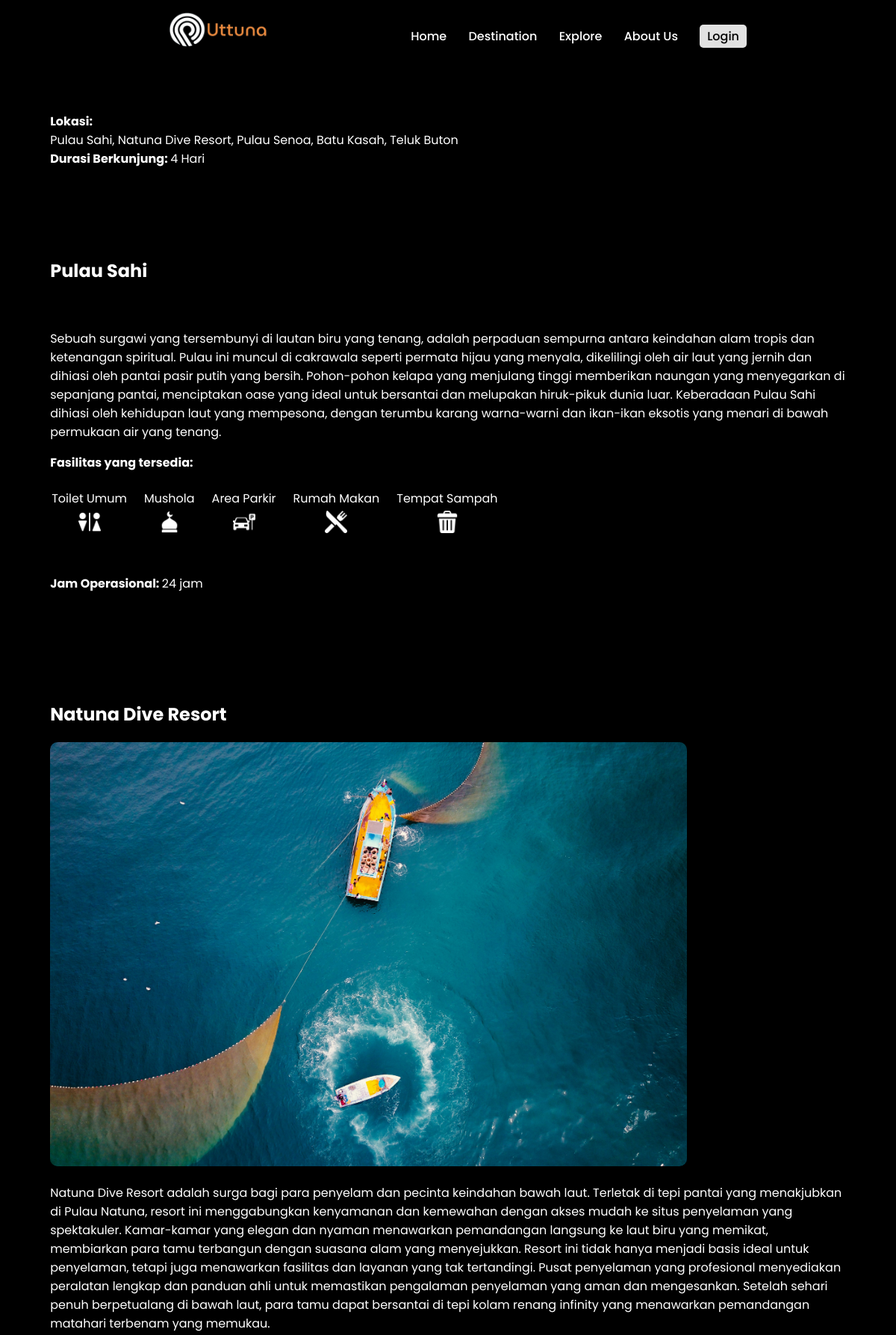
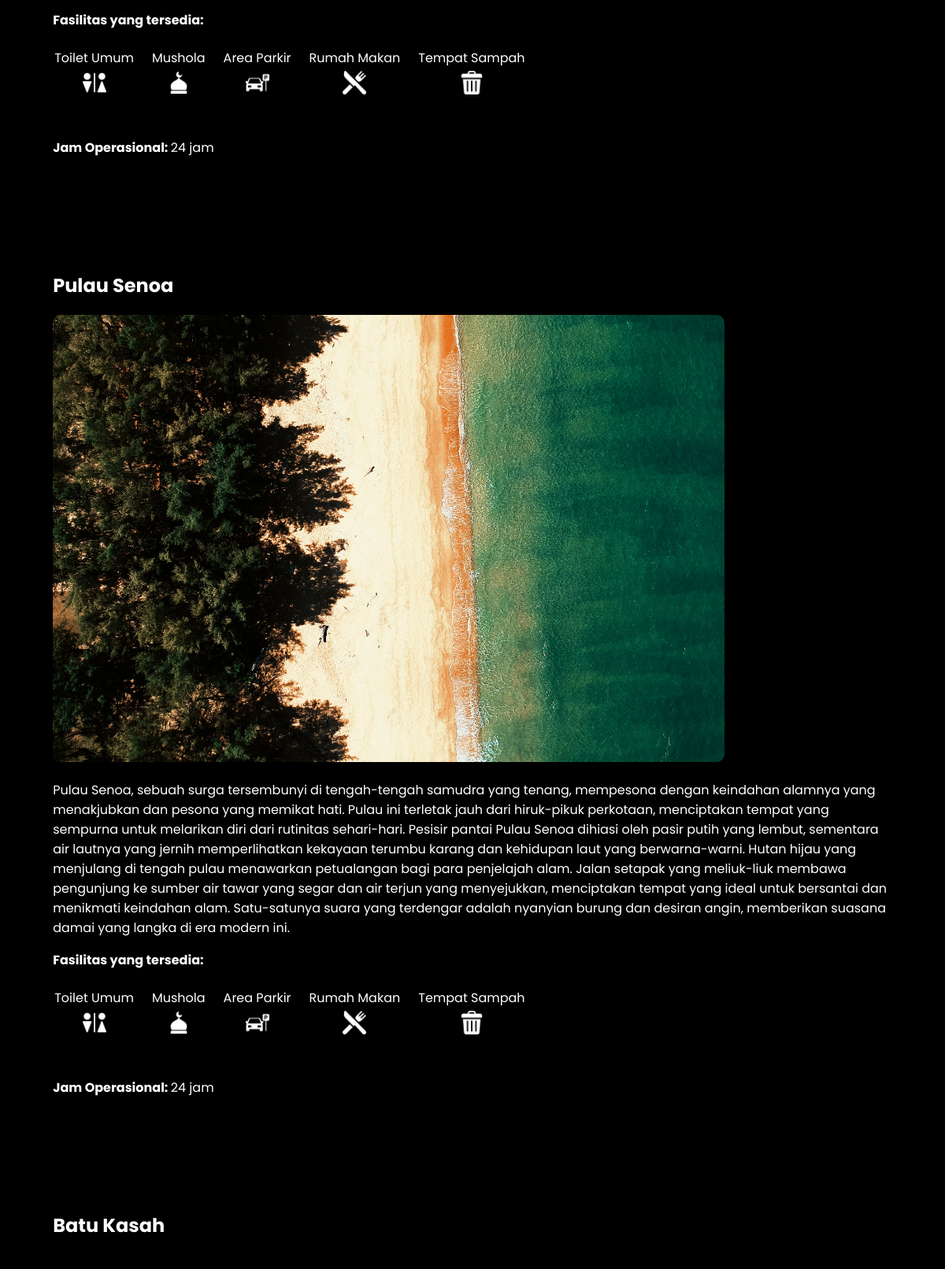
Screenshot of /isipaket.php?id=4 (upper part) with the database file from the repository (2 pictures, top to bottom).
### tables this page shows
CREATE TABLE `paket_wisata` (
  `id_paket` int(4) NOT NULL,
  `jumlah_hari` int(2) NOT NULL,
  `harga_paket` int(11) NOT NULL,
  `destinasi1` int(4) DEFAULT NULL,
  `destinasi2` int(4) DEFAULT NULL,
  `destinasi3` int(4) DEFAULT NULL,
  `destinasi4` int(4) DEFAULT NULL,
  `destinasi5` int(4) DEFAULT NULL
);

CREATE TABLE `destinasi` (
  `id_destinasi` int(11) NOT NULL,
  `nama_destinasi` varchar(40) NOT NULL,
  `desk_destinasi` varchar(2000) NOT NULL,
  `foto_destinasi` varchar(100) NOT NULL
);

### fungsiPHP/check-isipaket.php (the view, shortened to what this page needs)
<?php
include "koneksi.php";
if (isset($_GET['id'])) {
    $id_paket = $_GET['id'];
    $query = "SELECT paket_wisata.*, destinasi1.nama_destinasi AS destinasi1, destinasi1.desk_destinasi AS desk_destinasi1, destinasi1.foto_destinasi AS foto1,
              destinasi2.nama_destinasi AS destinasi2, destinasi2.desk_destinasi AS desk_destinasi2, destinasi2.foto_destinasi AS foto2,
              destinasi3.nama_destinasi AS destinasi3, destinasi3.desk_destinasi AS desk_destinasi3, destinasi3.foto_destinasi AS foto3,
              destinasi4.nama_destinasi AS destinasi4, destinasi4.desk_destinasi AS desk_destinasi4, destinasi4.foto_destinasi AS foto4,
              destinasi5.nama_destinasi AS destinasi5, destinasi5.desk_destinasi AS desk_destinasi5, destinasi5.foto_destinasi AS foto5
              FROM paket_wisata
              LEFT JOIN destinasi destinasi1 ON paket_wisata.destinasi1 = destinasi1.id_destinasi
              LEFT JOIN destinasi destinasi2 ON paket_wisata.destinasi2 = destinasi2.id_destinasi
              LEFT JOIN destinasi destinasi3 ON paket_wisata.destinasi3 = destinasi3.id_destinasi
              LEFT JOIN destinasi destinasi4 ON paket_wisata.destinasi4 = destinasi4.id_destinasi
              LEFT JOIN destinasi destinasi5 ON paket_wisata.destinasi5 = destinasi5.id_destinasi
                WHERE paket_wisata.id_paket = $id_paket";
    $result = $conn->query($query);
    if ($result->num_rows > 0) {
        $row = $result->fetch_assoc();
        echo "<b>Lokasi: </b>";
        $destinasiArray = [
            $row["destinasi1"],
            $row["destinasi2"],
            $row["destinasi3"],
            $row["destinasi4"],
            $row["destinasi5"]
        ];
        $destinasiArray = array_filter($destinasiArray, function($value) {
            return $value !== null;
        });
        echo '<div class="lokasi">' . implode(", ", $destinasiArray). '</div>';
        echo "<b>Durasi Berkunjung: </b>";
        echo $row["jumlah_hari"] . " Hari<br><br><br><br><br>";
        for ($i = 1; $i <= 5; $i++) {
            $destinasiKey = "destinasi" . $i;
            $deskDestinasiKey = "desk_destinasi" . $i;
            $fotoKey = "foto" . $i;
            if (!empty($row[$destinasiKey])) {
                echo '<div class="destinasi">';
                echo '<h2><b>' . $row[$destinasiKey] . '</b></h2>';
                echo '<img class="gambardest" src="' . $row[$fotoKey] . '" alt="">';
                echo '<p>' . $row[$deskDestinasiKey] . '</p>';
                echo '<div class="fasilitas">';
                echo '<b>Fasilitas yang tersedia: </b>';
                echo '<table>';
                echo '<tr>';
                echo '<td> Toilet Umum </td>';
                echo '<td> Mushola </td>';
                echo '<td> Area Parkir </td>';
                echo '<td> Rumah Makan </td>';
                echo '<td> Tempat Sampah </td>';
                echo '</tr>';
                echo '<tr>';
                echo '<td><img src="gambar/wc.png" alt="wc"></td>';
                echo '<td> <img src="gambar/mosque.png" alt="msc"></td>';
                echo '<td><img src="gambar/parked-car.png" alt="pk"></td>';
                echo '<td><img src="gambar/restaurant.png" alt="rs"></td>';
                echo '<td><img src="gambar/trash-can.png" alt="tc"></td>';
                echo '</tr>';
                echo '</table><br>';
                echo '</div>';
                echo '<b>Jam Operasional: </b>';
                echo '<span>24 jam</span><br><br>';
                echo '<br><br><br><br>';
                echo '</div>';
            }
        }
    } else {
        echo "Paket wisata tidak ditemukan.";
    }
} else {
    echo "ID paket tidak ditemukan dalam parameter URL.";
}
?>

### isipaket.php (shortened to what this page needs)
<!DOCTYPE html>
<html lang="en">
<head>
    <link rel="stylesheet" href="./CSS/isipaket.css">
       <link
      rel="stylesheet"
      href="https://unicons.iconscout.com/release/v4.0.8/css/line.css"
    />
</head>
<body>
    <div class="kepala1">
      <header>
        <div class="nav-bar">
          <a href="" class="logo"><img src="./img/logo4.png" /></a>
          <div class="navigation">
            <div class="nav-items">
              <a href="index.php"><i class="uil uil-home"></i>Home</a>
              <a href="index.php"><i class="uil uil-compass"></i>Destination</a>
              <a href="paket.php"><i class="uil uil-document-layout-left"></i>Explore</a>
              <a href="index.php"><i class="uil uil-info-circle"></i>About Us</a>
              <?php
              if (isset($_SESSION['username'])) {
                echo '<a href="fungsiPHP/check-logout.php"><i class="uil uil-sign-out-alt"></i></i>Logout</a>';
                echo '<a class="loginHeader buatJarak" href="profile.php"><img src="gambar\user.svg"><span class="namaPengguna">'.$username.'</span></a>';
              } else {
                 echo '<a class="loginHeader" href="Login1.php"><i class="uil uil-user"></i>Login</a>';
              }
              ?>
            </div>
          </div>
        </div>
      </header>
    </div>
    <div class="badan">
      <?php
        include('fungsiPHP/check-isipaket.php')
      ?>
    </div>
</body>
</html>

### CSS/isipaket.css (style rules this page uses)
:root { --white-color: #fff; --dark-color: #222; --body-bg-color: #fff; --section-bg-color: #202834; --navigation-item-hover-color: #637ea6; --text-shadow: 0 5px 25px rgba(0, 0, 0, 0.1); --box-shadow: 0 5px 25px rgba(0, 0, 0, 0.363); --scroll-bar-color: rgb(80, 80, 80); --scroll-thumb-color: #121212; --scroll-thumb-hover-color: #000000; }
body { background-color: black; font-family: "Poppins", sans-serif; color: white; }
header { z-index: 999; position: fixed; width: 100%; height: calc(5rem + 1rem); top: 0; left: 0; display: flex; justify-content: center; transition: 1.5s ease; transition-property: height, background; }
header .nav-bar { position: relative; width: 100%; display: flex; align-items: center; justify-content: space-between; padding: 0 200px; transition: 0.3s ease; }
.nav-bar .logo img { height: 70px; }
.nav-bar .navigation .nav-items .loginHeader { background-color: #ffffffe2; color: black; padding-left: 10px; padding-right: 10px; padding-top: 4px; padding-bottom: 4px; width: 30px; border-radius: 5px; }
.nav-bar .logo { color: var(--dark-color); font-size: 1.8em; font-weight: 600; letter-spacing: 2px; text-transform: uppercase; text-decoration: none; text-shadow: var(--text-shadow); }
.navigation .nav-items a { color: white; font-size: 1em; font-weight: 500; text-decoration: none; text-shadow: var(--text-shadow); cursor: pointer; transform: translateY(0); transition: 0.3s ease; }
.navigation .nav-items a:not(:last-child) { margin-right: 25px; }
.kepala, h2 { text-shadow: 4px 4px 10px rgba(0, 0, 0, 0.5); }
.badan { width: 90%; height: auto; border-radius: 10px; backdrop-filter: blur(7px); margin-top: 150px; margin-left: auto; margin-right: auto; padding-bottom: 50px; }
.destinasi { bottom: 10%; }
.fasilitas table { margin-top: 20px; margin-bottom: 20px; margin-left: -20px; }
.fasilitas td { text-align: center; padding-left: 20px; }
.fasilitas img { width: 30px; height: 30px; filter: invert(100%); }
.destinasi .gambardest { width: 80%; height: auto; border-radius: 10px; }

### rows the page displays
paket_wisata: destinasi5.nama_destinasi "Pulau Sahi, Natuna Dive Resort, Pulau Senoa, Batu Kasah, Teluk Buton", jumlah_hari "4", destinasi1.nama_destinasi "Pulau Sahi", destinasi1.desk_destinasi "Sebuah surgawi yang tersembunyi di lautan biru yang tenang, adalah perpaduan sempurna antara keindahan alam tropis dan ketenangan spiritual. Pulau ini muncul di cakrawala seperti permata hijau yang menyala, dikelilingi oleh air laut yang jernih dan dihiasi oleh pantai pasir putih yang bersih. Pohon-pohon kelapa yang menjulang tinggi memberikan naungan yang menyegarkan di sepanjang pantai, menciptakan oase yang ideal untuk bersantai dan melupakan hiruk-pikuk dunia luar. Keberadaan Pulau Sahi dihiasi oleh kehidupan laut yang mempesona, dengan terumbu karang warna-warni dan ikan-ikan eksotis yang menari di bawah permukaan air yang tenang.", destinasi2.nama_destinasi "Natuna Dive Resort", destinasi2.foto_destinasi (picture), destinasi2.desk_destinasi "Natuna Dive Resort adalah surga bagi para penyelam dan pecinta keindahan bawah laut. Terletak di tepi pantai yang menakjubkan di Pulau Natuna, resort ini menggabungkan kenyamanan dan kemewahan dengan akses mudah ke situs penyelaman yang spektakuler. Kamar-kamar yang elegan dan nyaman menawarkan pemandangan langsung ke laut biru yang memikat, membiarkan para tamu terbangun dengan suasana alam yang menyejukkan. Resort ini tidak hanya menjadi basis ideal untuk penyelaman, tetapi juga menawarkan fasilitas dan layanan yang tak tertandingi. Pusat penyelaman yang profesional menyediakan peralatan lengkap dan panduan ahli untuk memastikan pengalaman penyelaman yang aman dan mengesankan. Setelah…", destinasi3.nama_destinasi "Pulau Senoa", destinasi3.foto_destinasi (picture), destinasi3.desk_destinasi "Pulau Senoa, sebuah surga tersembunyi di tengah-tengah samudra yang tenang, mempesona dengan keindahan alamnya yang menakjubkan dan pesona yang memikat hati. Pulau ini terletak jauh dari hiruk-pikuk perkotaan, menciptakan tempat yang sempurna untuk melarikan diri dari rutinitas sehari-hari. Pesisir pantai Pulau Senoa dihiasi oleh pasir putih yang lembut, sementara air lautnya yang jernih memperlihatkan kekayaan terumbu karang dan kehidupan laut yang berwarna-warni. Hutan hijau yang menjulang di tengah pulau menawarkan petualangan bagi para penjelajah alam. Jalan setapak yang meliuk-liuk membawa pengunjung ke sumber air tawar yang segar dan air terjun yang menyejukkan, menciptakan tempat…", destinasi4.nama_destinasi "Batu Kasah"
